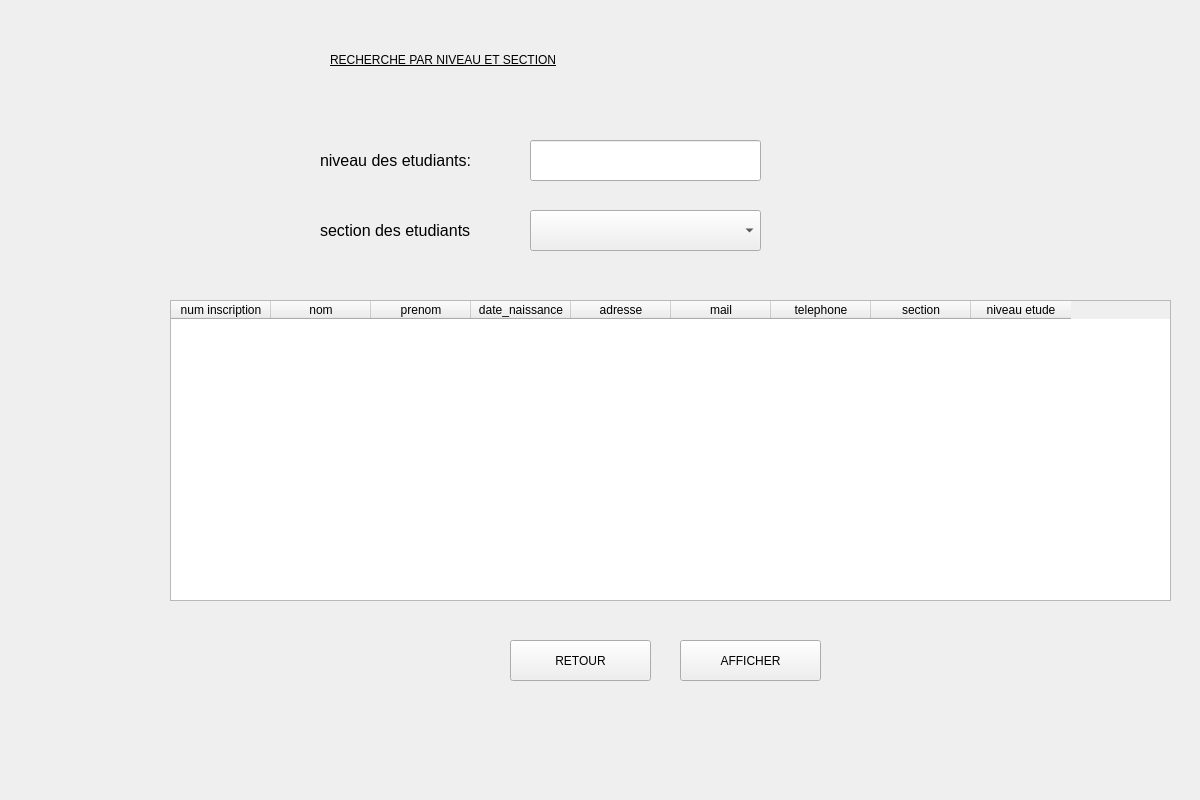
<?xml version="1.0" encoding="UTF-8"?>
<ui version="4.0">
 <class>Form</class>
 <widget class="QWidget" name="Form">
  <property name="geometry">
   <rect>
    <x>0</x>
    <y>0</y>
    <width>1200</width>
    <height>800</height>
   </rect>
  </property>
  <property name="windowTitle">
   <string>Form</string>
  </property>
  <widget class="QLineEdit" name="niveau">
   <property name="geometry">
    <rect>
     <x>530</x>
     <y>140</y>
     <width>231</width>
     <height>41</height>
    </rect>
   </property>
   <property name="styleSheet">
    <string notr="true"/>
   </property>
  </widget>
  <widget class="QLabel" name="num_inscription4">
   <property name="geometry">
    <rect>
     <x>320</x>
     <y>140</y>
     <width>281</width>
     <height>41</height>
    </rect>
   </property>
   <property name="styleSheet">
    <string notr="true"/>
   </property>
   <property name="text">
    <string>&lt;html&gt;&lt;head/&gt;&lt;body&gt;&lt;p&gt;&lt;span style=&quot; font-size:12pt; color:#000000;&quot;&gt;niveau des etudiants:&lt;/span&gt;&lt;/p&gt;&lt;/body&gt;&lt;/html&gt;</string>
   </property>
  </widget>
  <widget class="QPushButton" name="afficher">
   <property name="geometry">
    <rect>
     <x>680</x>
     <y>640</y>
     <width>141</width>
     <height>41</height>
    </rect>
   </property>
   <property name="styleSheet">
    <string notr="true">font: 12pt &quot;MS Shell Dlg 2&quot;;</string>
   </property>
   <property name="text">
    <string>AFFICHER</string>
   </property>
  </widget>
  <widget class="QLabel" name="label">
   <property name="geometry">
    <rect>
     <x>330</x>
     <y>20</y>
     <width>551</width>
     <height>81</height>
    </rect>
   </property>
   <property name="styleSheet">
    <string notr="true">font: 63 18pt &quot;Open Sans Semibold&quot;;</string>
   </property>
   <property name="text">
    <string>&lt;html&gt;&lt;head/&gt;&lt;body&gt;&lt;p&gt;&lt;span style=&quot; text-decoration: underline; color:#000000;&quot;&gt;RECHERCHE PAR NIVEAU ET SECTION&lt;/span&gt;&lt;/p&gt;&lt;/body&gt;&lt;/html&gt;</string>
   </property>
  </widget>
  <widget class="QPushButton" name="ok">
   <property name="geometry">
    <rect>
     <x>510</x>
     <y>640</y>
     <width>141</width>
     <height>41</height>
    </rect>
   </property>
   <property name="styleSheet">
    <string notr="true">font: 12pt &quot;MS Shell Dlg 2&quot;;</string>
   </property>
   <property name="text">
    <string>RETOUR</string>
   </property>
  </widget>
  <widget class="QLabel" name="niveau_2">
   <property name="geometry">
    <rect>
     <x>530</x>
     <y>190</y>
     <width>221</width>
     <height>21</height>
    </rect>
   </property>
   <property name="text">
    <string/>
   </property>
  </widget>
  <widget class="QTableWidget" name="tableWidget">
   <property name="geometry">
    <rect>
     <x>170</x>
     <y>300</y>
     <width>1001</width>
     <height>301</height>
    </rect>
   </property>
   <column>
    <property name="text">
     <string>num inscription</string>
    </property>
   </column>
   <column>
    <property name="text">
     <string>nom</string>
    </property>
   </column>
   <column>
    <property name="text">
     <string>prenom</string>
    </property>
   </column>
   <column>
    <property name="text">
     <string>date_naissance</string>
    </property>
   </column>
   <column>
    <property name="text">
     <string>adresse</string>
    </property>
   </column>
   <column>
    <property name="text">
     <string>mail</string>
    </property>
   </column>
   <column>
    <property name="text">
     <string>telephone</string>
    </property>
   </column>
   <column>
    <property name="text">
     <string>section</string>
    </property>
   </column>
   <column>
    <property name="text">
     <string>niveau etude</string>
    </property>
   </column>
  </widget>
  <widget class="QLabel" name="label_2">
   <property name="geometry">
    <rect>
     <x>320</x>
     <y>210</y>
     <width>211</width>
     <height>41</height>
    </rect>
   </property>
   <property name="text">
    <string>&lt;html&gt;&lt;head/&gt;&lt;body&gt;&lt;p&gt;&lt;span style=&quot; font-size:12pt;&quot;&gt;section des etudiants&lt;/span&gt;&lt;/p&gt;&lt;/body&gt;&lt;/html&gt;</string>
   </property>
  </widget>
  <widget class="QLabel" name="section_2">
   <property name="geometry">
    <rect>
     <x>530</x>
     <y>260</y>
     <width>231</width>
     <height>21</height>
    </rect>
   </property>
   <property name="text">
    <string/>
   </property>
  </widget>
  <widget class="QComboBox" name="section">
   <property name="geometry">
    <rect>
     <x>530</x>
     <y>210</y>
     <width>231</width>
     <height>41</height>
    </rect>
   </property>
   <property name="styleSheet">
    <string notr="true">QLineEdit {
border: 1px solid rgb(37,39,48);
border-radius: 20px;
padding-left:20px;
padding-right:20px;
}
QLineEdit:hover{
	border: 2px solid rgb(222, 221, 218)
}
QLineEdit:focus{
	border: 2px solid rgb(154, 208, 236)
}</string>
   </property>
   <item>
    <property name="text">
     <string/>
    </property>
   </item>
   <item>
    <property name="text">
     <string>CPI1</string>
    </property>
   </item>
   <item>
    <property name="text">
     <string>CPI2</string>
    </property>
   </item>
   <item>
    <property name="text">
     <string>L1 INFO</string>
    </property>
   </item>
   <item>
    <property name="text">
     <string>L1 TIC</string>
    </property>
   </item>
   <item>
    <property name="text">
     <string>L1 EEA</string>
    </property>
   </item>
   <item>
    <property name="text">
     <string>L1 MATH</string>
    </property>
   </item>
   <item>
    <property name="text">
     <string>L2 INFO </string>
    </property>
   </item>
   <item>
    <property name="text">
     <string>L2 TIC</string>
    </property>
   </item>
   <item>
    <property name="text">
     <string>L2 EEA</string>
    </property>
   </item>
   <item>
    <property name="text">
     <string>L2 MATH</string>
    </property>
   </item>
   <item>
    <property name="text">
     <string>L3 INFO</string>
    </property>
   </item>
   <item>
    <property name="text">
     <string>L3 TIC</string>
    </property>
   </item>
   <item>
    <property name="text">
     <string>L3 EEA</string>
    </property>
   </item>
   <item>
    <property name="text">
     <string>ING 1</string>
    </property>
   </item>
   <item>
    <property name="text">
     <string>ING2</string>
    </property>
   </item>
  </widget>
  <widget class="QLabel" name="label_3">
   <property name="geometry">
    <rect>
     <x>-210</x>
     <y>-20</y>
     <width>1441</width>
     <height>881</height>
    </rect>
   </property>
   <property name="text">
    <string/>
   </property>
   <property name="pixmap">
    <pixmap>n1mtIpU.jpg</pixmap>
   </property>
   <property name="scaledContents">
    <bool>true</bool>
   </property>
  </widget>
  <widget class="QLabel" name="label_10">
   <property name="geometry">
    <rect>
     <x>1040</x>
     <y>20</y>
     <width>131</width>
     <height>141</height>
    </rect>
   </property>
   <property name="text">
    <string/>
   </property>
   <property name="pixmap">
    <pixmap>output-onlinepngtools.png</pixmap>
   </property>
   <property name="scaledContents">
    <bool>true</bool>
   </property>
  </widget>
  <zorder>label_3</zorder>
  <zorder>niveau</zorder>
  <zorder>num_inscription4</zorder>
  <zorder>afficher</zorder>
  <zorder>label</zorder>
  <zorder>ok</zorder>
  <zorder>niveau_2</zorder>
  <zorder>tableWidget</zorder>
  <zorder>label_2</zorder>
  <zorder>section_2</zorder>
  <zorder>section</zorder>
  <zorder>label_10</zorder>
 </widget>
 <resources/>
 <connections/>
</ui>
